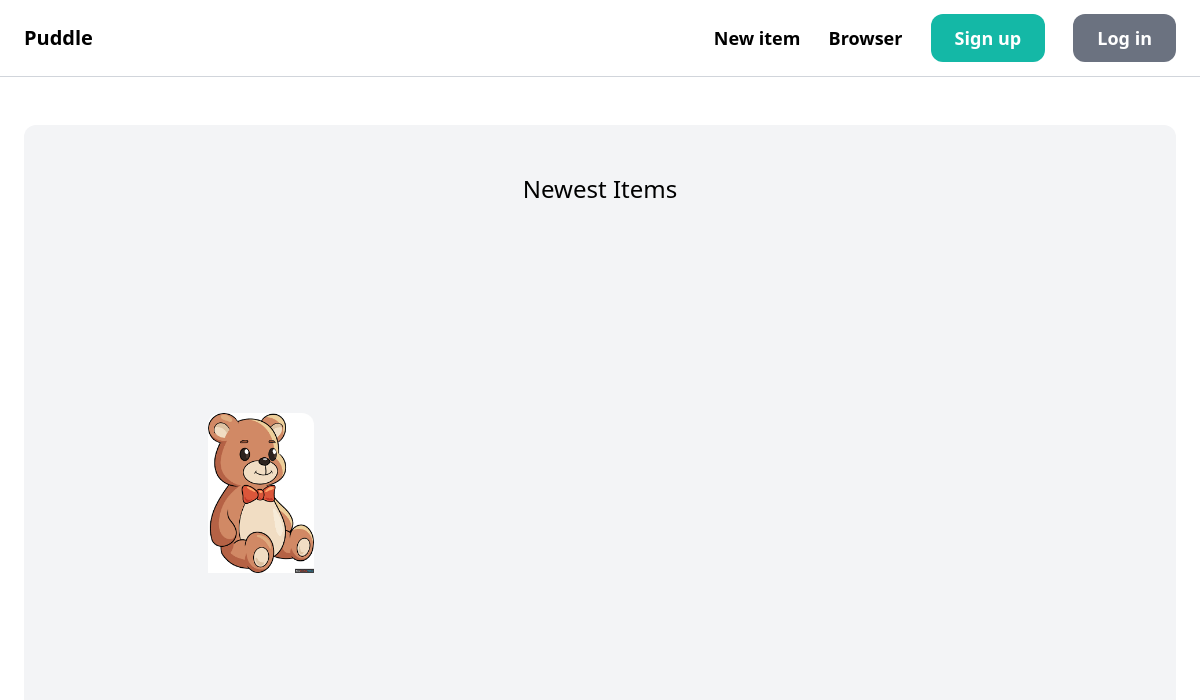
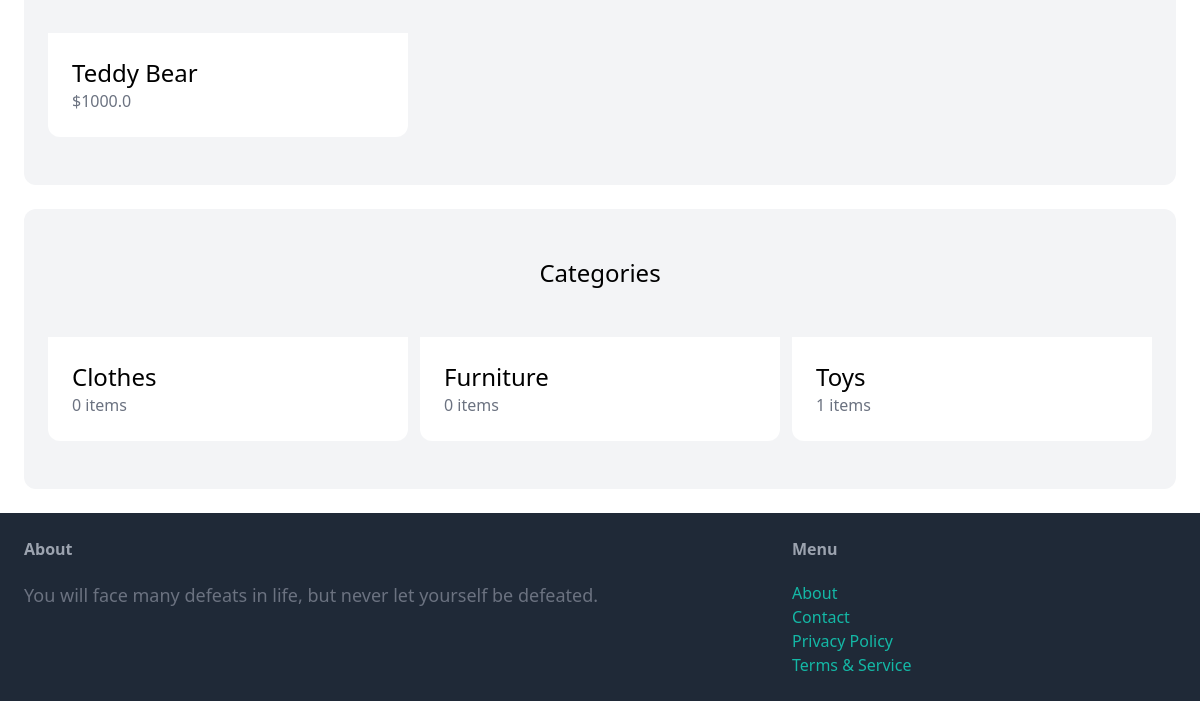
The app's page /, older data (2 pictures, top to bottom).
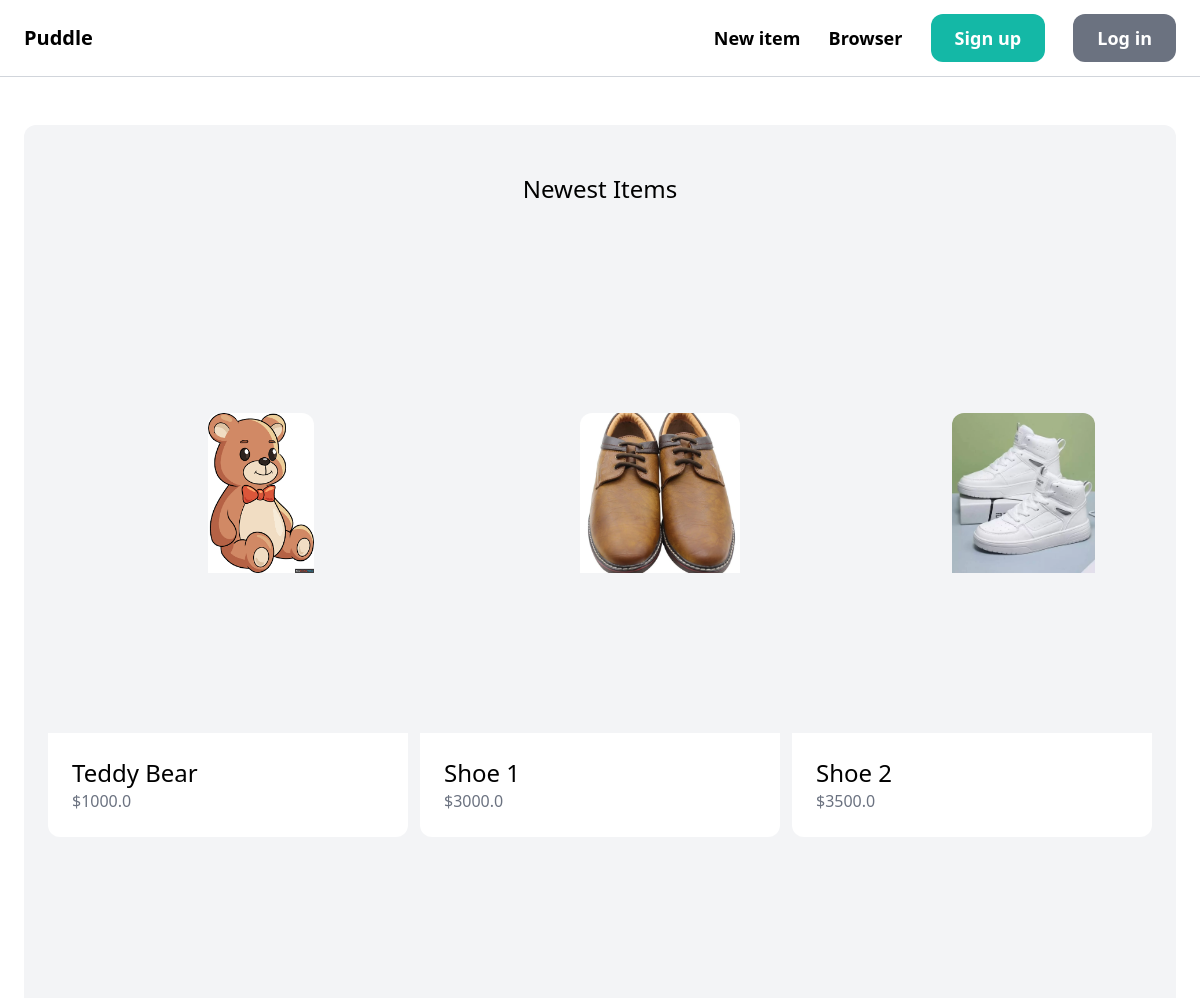
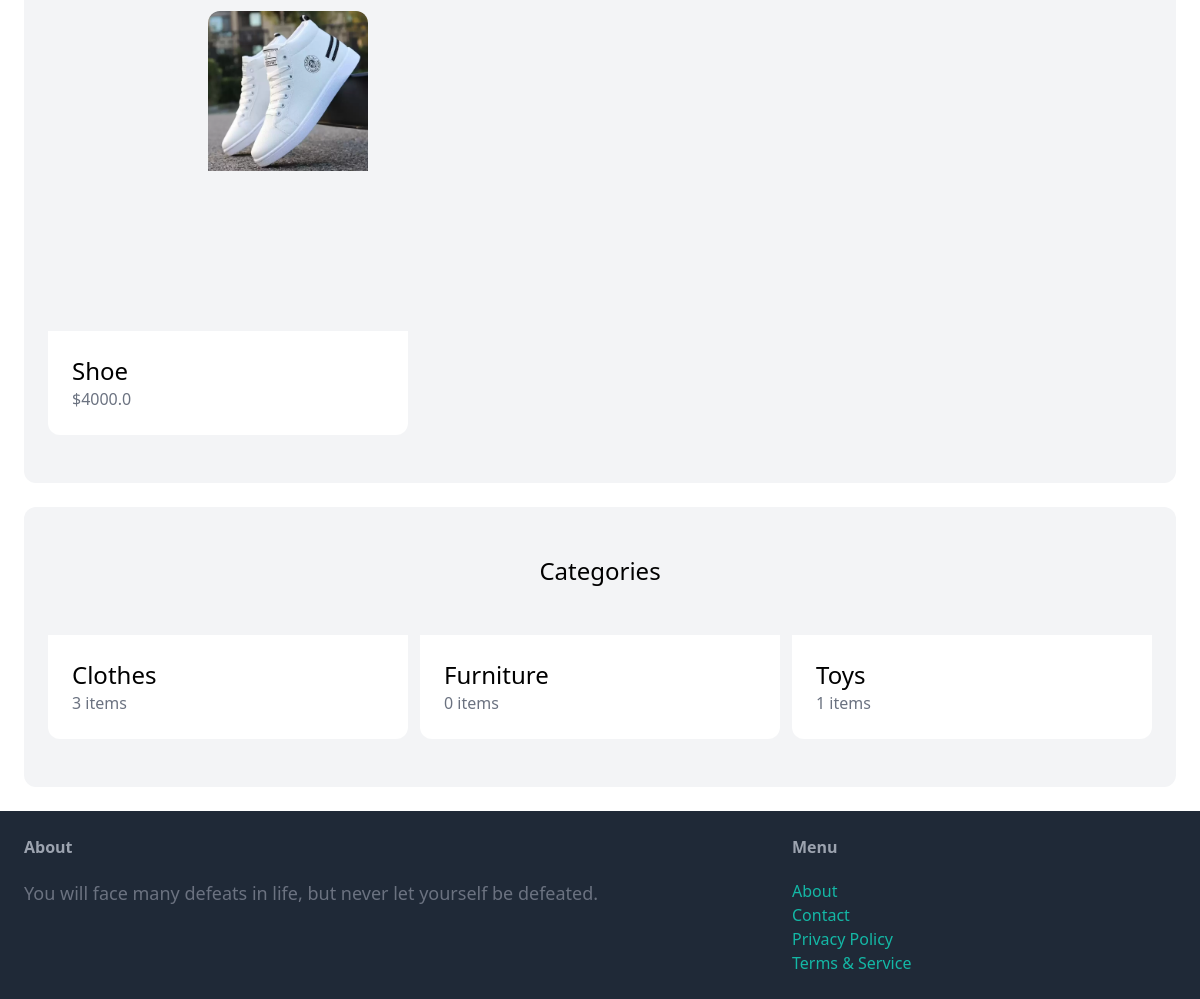
The same page, newer data (2 pictures, top to bottom).
### item/models.py (models this page shows, shortened)
class Item(models.Model):
    Category = models.ForeignKey(Category, related_name='items', on_delete=models.CASCADE)
    name = models.CharField(max_length=255)
    description = models.TextField(blank=True, null=False)
    price = models.FloatField()
    image = models.ImageField(upload_to='item_images', blank=True, null=True)
    is_sold = models.BooleanField(default=False)
    created_by = models.ForeignKey(User, related_name='items', on_delete=models.CASCADE)
    created_at = models.DateTimeField(auto_now_add=True)

class Category(models.Model):
    name = models.CharField(max_length=255)
    class Meta:
        ordering = ('name',)
        verbose_name_plural = 'Categories'

### core/views.py (the view)
# urls.py: path('', index, name='index'),
def index(request):
    items = Item.objects.filter(is_sold=False)[0:6]
    categories = Category.objects.all()
    return render(request, 'core/index.html', {
        'categories': categories,
        'items': items,
    })

### core/templates/core/index.html (shortened to what this page needs)
{% extends 'core/base.html' %}
{% block content %}
    <div class="mt-6 px-6 py-12 bg-gray-100 rounded-xl">
        <h2 class="mb-12 text-2xl text-center">Newest Items</h2>
        <div class="grid grid-cols-3 gap-3">
            {% for item in items %}
                <div>
                    <a href="{% url 'item:detail' item.id %}">
                        <div>
                            <img src="{{ item.image.url }}" class="m-40 h-40 rounded-t-xl">
                        </div>
                        <div class="p-6 bg-white rounded-b-xl">
                            <h2 class="text-2xl">{{ item.name }}</h2>
                            <p class="text-gray-500">${{ item.price }}</p>
                        </div>
                    </a>
                </div>
            {% endfor %}
        </div>
    </div>
    <div class="mt-6 px-6 py-12 bg-gray-100 rounded-xl">
        <h2 class="mb-12 text-2xl text-center">Categories</h2>
        <div class="grid grid-cols-3 gap-3">
            {% for category in categories %}
                <div>
                    <a href="#">
                        <div class="p-6 bg-white rounded-b-xl">
                            <h2 class="text-2xl">{{ category.name }}</h2>
                            <p class="text-gray-500">{{ category.items.count }} items</p>
                        </div>
                    </a>
                </div>
            {% endfor %}
        </div>
    </div>
{% endblock %}

### core/templates/core/base.html (shortened to what this page needs)
<!DOCTYPE html>
<html lang="en">
<head>
    <script src="https://cdn.tailwindcss.com"></script>
</head>
<body>
    <nav class="px-6 py-6 flex justify-between item-center border-b border-gray-300">
        <a href="/" class="text-xl font-semibold">Puddle</a>
        <div class="space-x-6">
            <a href="#" class="text-lg font-semibold hover:text-gray-500 hover:no-underline">New item</a>
            <a href="#" class="text-lg font-semibold hover:text-gray-500 hover:no-underline">Browser</a>
            <a href="#" class="px-6 py-3 text-lg font-semibold bg-teal-500 text-white rounded-xl hover:bg-teal-700">Sign up</a>
            <a href="#" class="px-6 py-3 text-lg font-semibold bg-gray-500 text-white rounded-xl hover:bg-gray-700">Log in</a>
        </div>
    </nav>
    <div class="px-6 py-6">
        {% block content %}
        {% endblock %}
    </div>
    <footer class="px-6 py-6 flex justify-between bg-gray-800">
        <div class="w-2/3 pr-10">
            <h3 class="mb-5 font-semibold text-gray-400">About</h3>
            <p class="text-lg text-gray-500">You will face many defeats in life, but never let yourself be defeated.</p>
        </div>
        <div class="w-1/3">
            <h3 class="mb-5 font-semibold text-gray-400">Menu</h3>
            <ul>
                <li><a href="#" class="text-teal-500 hover:text-teal-700 hover:no-underline">About</a></li>
                <li><a href="{% url 'contact' %}" class="text-teal-500 hover:text-teal-700 hover:no-underline">Contact</a></li>
                <li><a href="#" class="text-teal-500 hover:text-teal-700 hover:no-underline">Privacy Policy</a></li>
                <li><a href="#" class="text-teal-500 hover:text-teal-700 hover:no-underline">Terms & Service</a></li>
            </ul>
        </div>
    </footer>
</body>
</html>

Row changes from the older to the newer data that the page shows:
added Item: image (picture), name "Shoe 1", price "3000.0"
added Item: image (picture), name "Shoe 2", price "3500.0"
added Item: image (picture), name "Shoe", price "4000.0"
computed for Category "Clothes": items.count "0" → "3"
